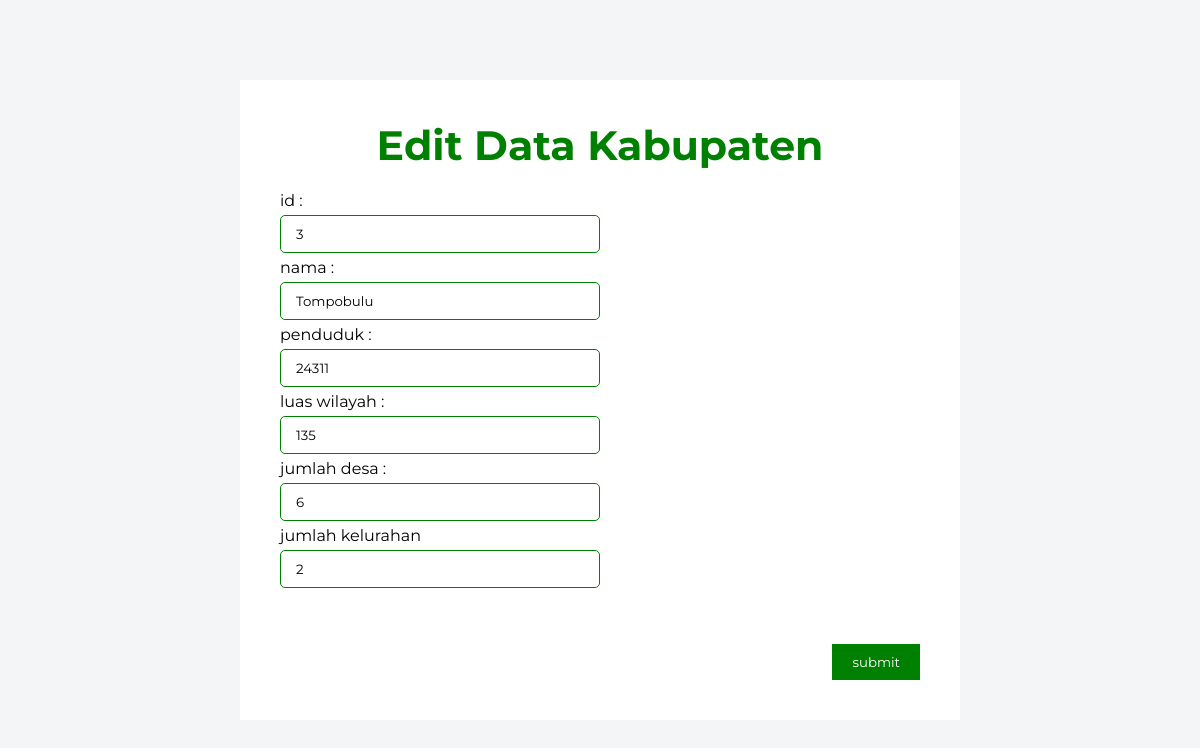
The app's page /edit_kabupaten.php?id=3 with its own data.
### tables this page shows
CREATE TABLE `kabupaten` (
  `id` int(11) NOT NULL,
  `nama_kecamatan` varchar(100) NOT NULL,
  `jumlah_penduduk` int(11) NOT NULL,
  `luas_wilayah` int(11) NOT NULL,
  `jumlah_desa` int(11) NOT NULL,
  `jumlah_kelurahaan` int(11) NOT NULL
);

### fungsi.php (called while the page is built, shortened)
<?php
    $koneksi = mysqli_connect("localhost", "root", "", "tubes") or die();
    function tampil($query){
        global $koneksi;
        $result = mysqli_query($koneksi, $query);
        while($data = mysqli_fetch_assoc($result)){
            $rows[] = $data;
        }
        return $rows;
    }
?>

### edit_kabupaten.php (the view, shortened to what this page needs)
<?php
    require 'fungsi.php';
    $id = $_GET["id"];
    $result = tampil("SELECT * FROM kabupaten WHERE id = $id")[0];
?>
<!DOCTYPE html>
<html lang="en">
<head>
    <link rel="stylesheet" href="./style/edit_kabupaten.css">
</head>
<body>
    <div class="container">
        <h1>Edit Data Kabupaten</h1>
        <form action="./fungsi/edit_k.php" method="post">
            <label for="id">id : </label>
            <input type="text" id="id" name="id" value="<?= $result['id'] ?>" readonly>
            <label for="nama">nama : </label>
            <input type="text" name="nama_kecamatan" id="nama" value="<?= $result['nama_kecamatan'] ?>">
            <label for="penduduk">penduduk : </label>
            <input type="text" name="jumlah_penduduk" id="penduduk" value="<?= $result['jumlah_penduduk'] ?>">
            <label for="wilayah">luas wilayah : </label>
            <input type="text" name="luas_wilayah" id="wilayah" value="<?= $result['luas_wilayah'] ?>">
            <label for="desa">jumlah desa : </label>
            <input type="text" name="jumlah_desa" id="desa" value="<?= $result['jumlah_desa'] ?>">
            <label for="lurah">jumlah kelurahan</label>
            <input type="text" name="jumlah_kelurahaan" id="lurah" value="<?= $result['jumlah_kelurahaan'] ?>">
            <button type="submit">submit</button>
        </form>
    </div>
</body>
</html>

### style/edit_kabupaten.css (style rules this page uses)
* { padding: 0; margin: 0; font-family: 'Montserrat', sans-serif; }
body { background-color: #f4f5f6; }
.container { background-color: white; position: absolute; right: 20%; left: 20%; top: 10%; bottom: 10%; padding: 40px; box-sizing: border-box; }
.container h1 { text-align: center; color: green; font-size: 41px; margin-bottom: 21px; }
.container form label { display: block; margin-bottom: 5px; }
.container form input { margin-bottom: 5px; width: 45%; padding: 10px 15px; border-radius: 5px; border: 1px green solid; }
.container form button { position: absolute; padding: 10px 20px; background-color: green; color: white; border: none; bottom: 40px; right: 40px; }

### records on screen
kabupaten: id "3", nama_kecamatan "Tompobulu", jumlah_penduduk "24311", luas_wilayah "135", jumlah_desa "6", jumlah_kelurahaan "2"
